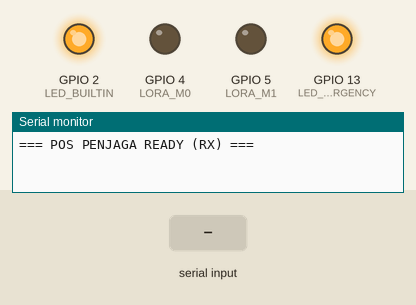
This sketch was run on a simulated ESP32. Shown: output pins drawn as LEDs (lit = HIGH), the last lines printed to the serial monitor. Dashed ring = blinking. Inputs (shaded band) come from the test bench.

Above: at 3.4 s.
3.5 s: "ACK\n" received over the second serial link
At 4.4 s:
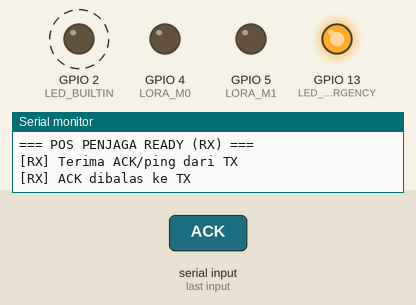
7.5 s: "ACK\n" received over the second serial link
At 12.4 s:
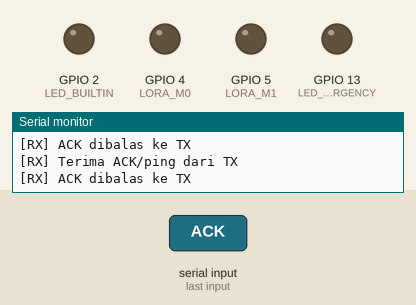
Timing chart, 0 to 13.0 s (numbered marks = the images above; inputs shaded):
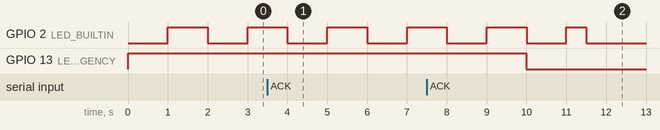

The sketch:

RX.ino
```cpp
#include <Arduino.h>

#define LORA_RX 16
#define LORA_TX 17
#define LORA_BAUD 9600
#define LORA_M0 4
#define LORA_M1 5
#define LED_BUILTIN 2
#define LED_EMERGENCY 13

HardwareSerial loraSerial(2);

uint32_t lastAckSend = 0;
uint32_t lastAckRecv = 0;
uint32_t lastEmergency = 0;

void sendAck() {
  loraSerial.print("ACK\n");
  Serial.println("[RX] ACK dibalas ke TX");
  lastAckSend = millis();
}

void updateLED() {
  static uint32_t lastToggle = 0;
  static bool ledState = false;

  if (millis() - lastAckRecv < 4000) {
    if (millis() - lastToggle >= 1000) {
      ledState = !ledState;
      digitalWrite(LED_BUILTIN, ledState);
      lastToggle = millis();
    }
  } else {
    digitalWrite(LED_BUILTIN, LOW);
  }

  if (millis() - lastEmergency < 10000) {
    digitalWrite(LED_EMERGENCY, HIGH);
  } else {
    digitalWrite(LED_EMERGENCY, LOW);
  }
}

void handlePacket(const String &packet) {
  Serial.printf("Paket: %s\n", packet.c_str());

  float lat, lon, tempLingkungan, tempTubuh;
  char timeStr[30];
  char status[15] = "";

  int parsed = sscanf(packet.c_str(), "%f,%f,%f,%f,%29[^,\n],%14s",
                      &lat, &lon, &tempLingkungan, &tempTubuh, timeStr, status);

  if (parsed >= 5) {
    if (!isnan(lat) && !isnan(lon))
      Serial.printf("Latitude       : %.6f°\nLongitude      : %.6f°\n", lat, lon);

    Serial.printf("Suhu Lingkungan: %.2f °C\n", tempLingkungan);
    Serial.printf("Suhu Tubuh     : %.2f °C\n", tempTubuh);
    Serial.printf("Waktu          : %s\n", timeStr);

    if (parsed == 6 && strcmp(status, "EMERGENCY") == 0) {
      Serial.println("!!! SINYAL DARURAT DITERIMA !!!");
      lastEmergency = millis();
    }

    Serial.println("----------------------------");
  } else {
    Serial.println("! Format tidak valid");
  }
}

void setup() {
  Serial.begin(115200);

  pinMode(LORA_M0, OUTPUT);
  pinMode(LORA_M1, OUTPUT);
  digitalWrite(LORA_M0, LOW);
  digitalWrite(LORA_M1, LOW);

  pinMode(LED_BUILTIN, OUTPUT);
  pinMode(LED_EMERGENCY, OUTPUT);

  loraSerial.begin(LORA_BAUD, SERIAL_8N1, LORA_RX, LORA_TX);
  Serial.println("=== POS PENJAGA READY (RX) ===");
}

void loop() {
  static String buf;

  while (loraSerial.available()) {
    char c = loraSerial.read();
    if (c == '\n') {
      if (buf.length()) {
        if (buf == "ACK") {
          Serial.println("[RX] Terima ACK/ping dari TX");
          lastAckRecv = millis();
          sendAck();
        } else {
          handlePacket(buf);
        }
        buf = "";
      }
    } else if (c != '\r') {
      buf += c;
      if (buf.length() > 200) buf = "";
    }
  }

  updateLED();
}
```
